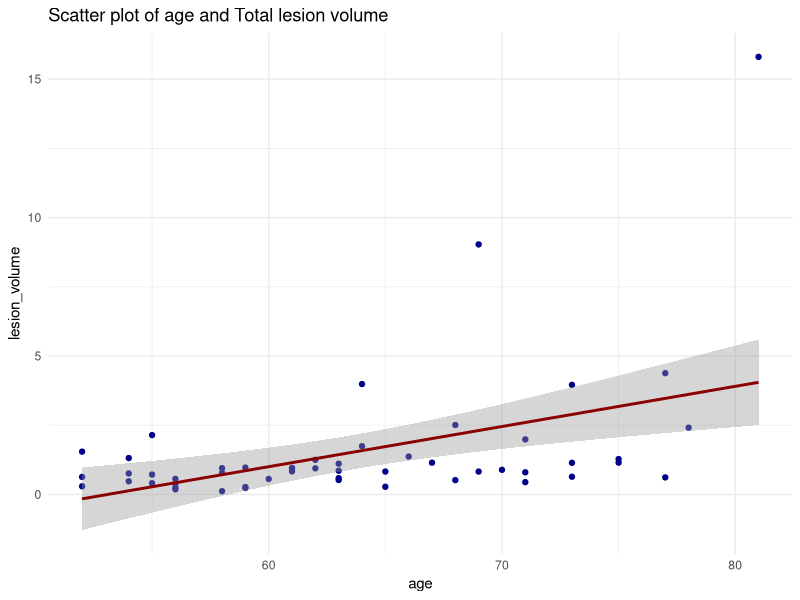
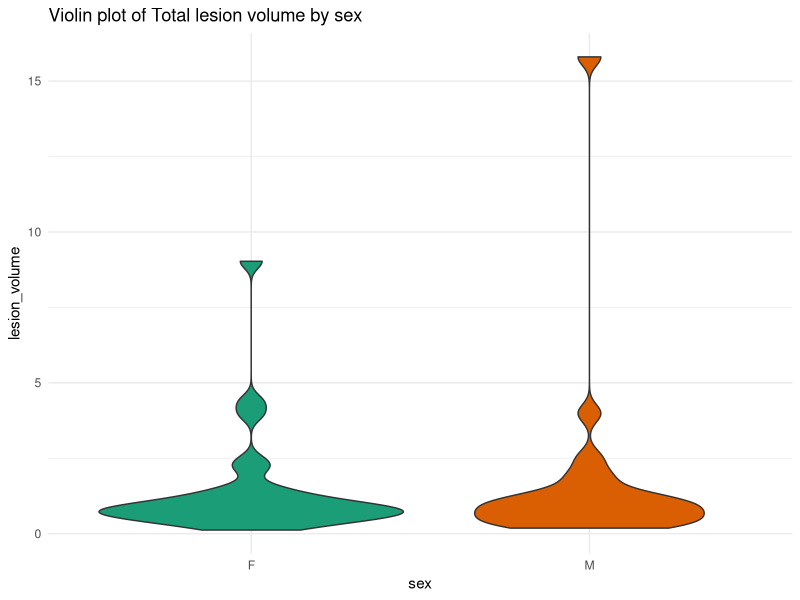
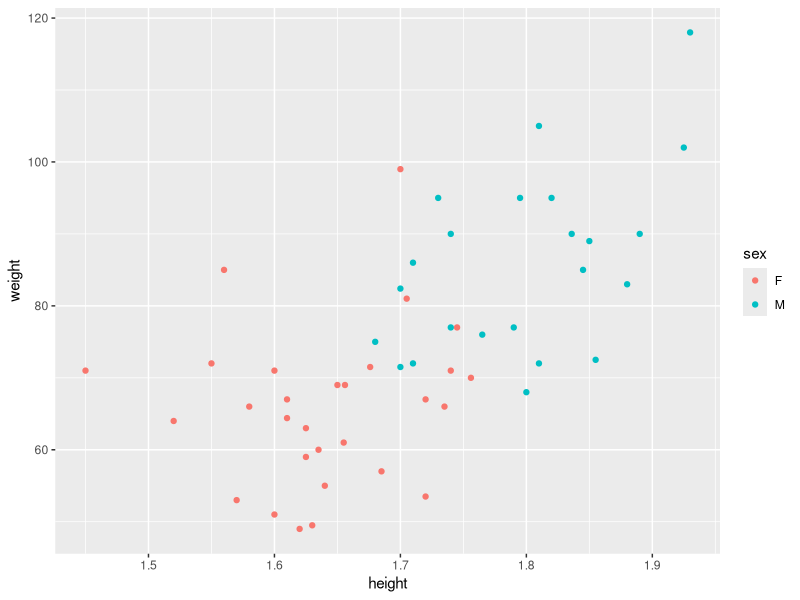
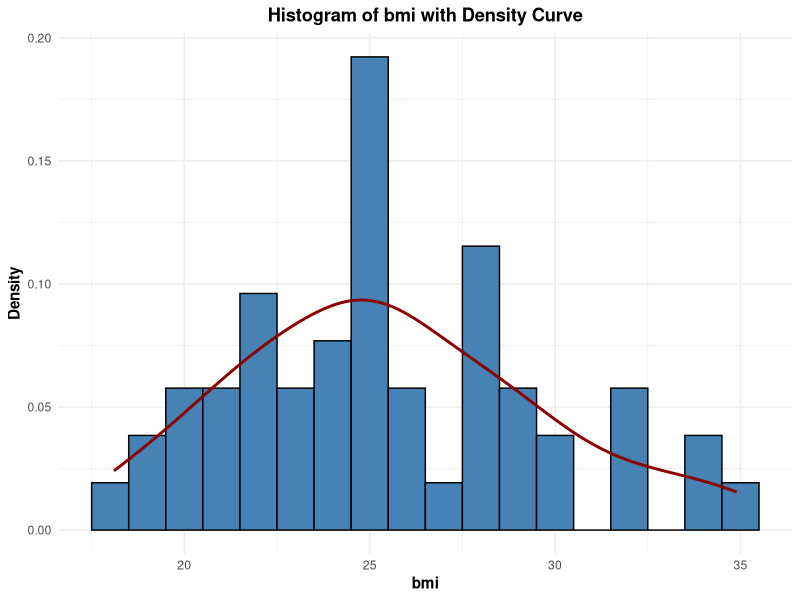
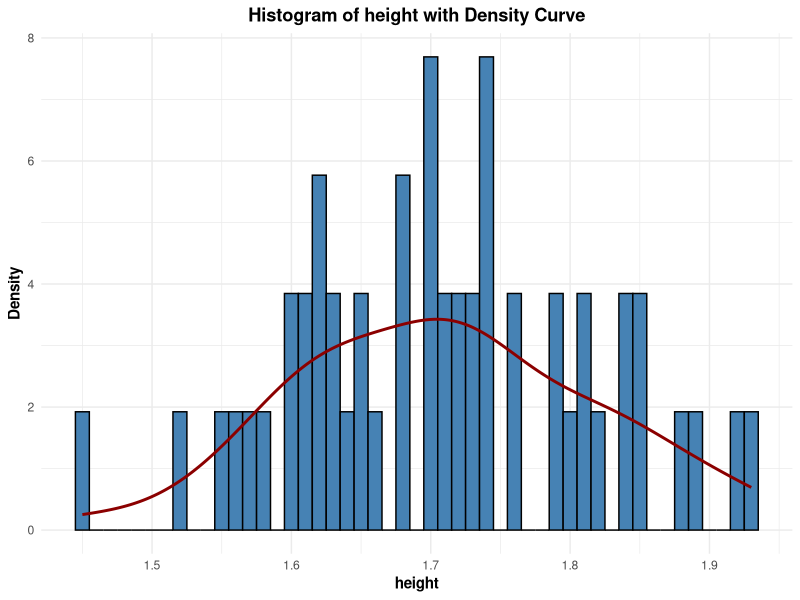
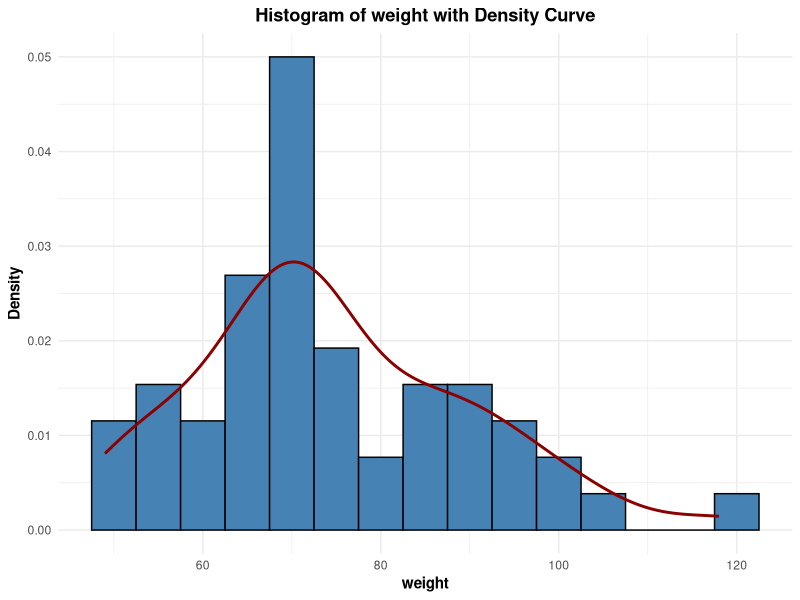
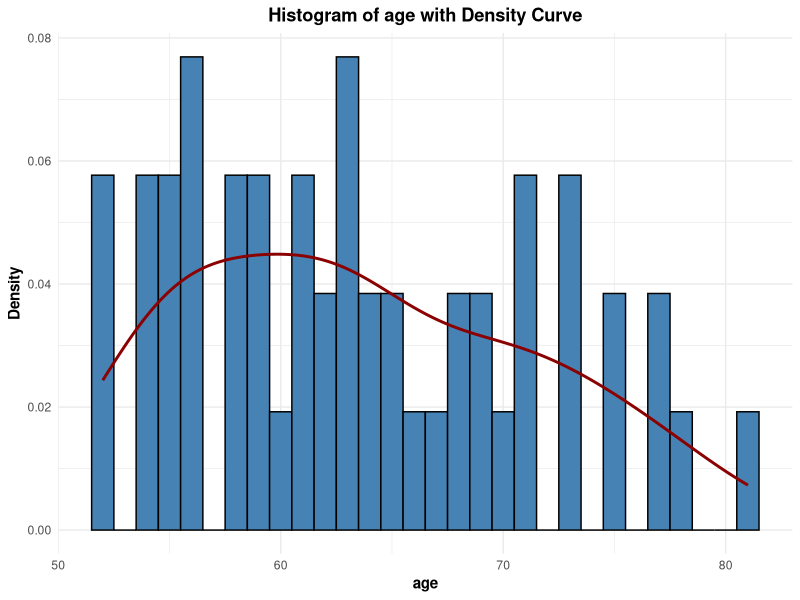
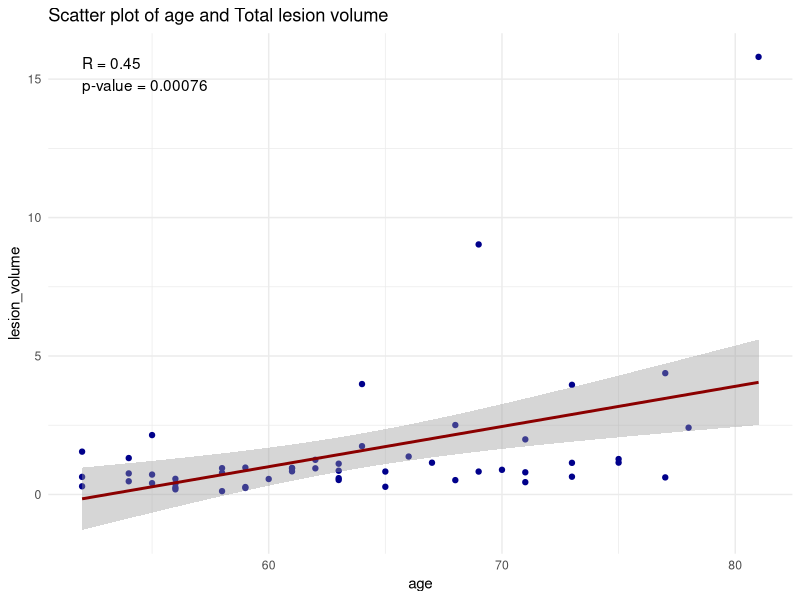

Reproduce these figures in R, in order.
## ---- chunk 1
knitr::opts_chunk$set(echo = TRUE)
## ---- chunk 2
library(tidyverse)
library(ggplot2)
library(rmarkdown)
library(ggpubr)
## ---- chunk 3
data <- read_csv("../data/participant_data.csv")
## ---- chunk 4
head(data)
## ---- chunk 5
summary(data)
## ---- chunk 6
ggplot(data, aes(x = age, y = `lesion_volume`)) +
  geom_point(color = "darkblue") +
  geom_smooth(method = "lm", se = TRUE, color = "darkred", linetype = "solid") +
  labs(title = "Scatter plot of age and Total lesion volume",
       x = "age",
       y = "lesion_volume") +
  theme_minimal()
## ---- chunk 7
ggplot(data, aes(x = sex, y = `lesion_volume`)) +
  geom_violin(aes(fill = sex), scale = "area", trim = TRUE) +
  scale_fill_brewer(palette = "Dark2") +
  labs(title = "Violin plot of Total lesion volume by sex",
       x = "sex",
       y = "lesion_volume") +
  theme_minimal() +
  theme(legend.position = "none")
## ---- chunk 8
g <- ggplot(data, aes(x=height, y=weight, colour=sex))
g <- g + geom_point()
g
## ---- chunk 9
ggplot(data, aes(x = bmi)) +
  geom_histogram(aes(y = after_stat(density)), binwidth = 1, fill = "steelblue", color = "black") +
  geom_density(color = "darkred", linetype = "solid", linewidth = 1) +
  labs(title = "Histogram of bmi with Density Curve",
       x = "bmi",
       y = "Density") +
  theme_minimal() +
  theme(plot.title = element_text(face = "bold", hjust = 0.5),
        axis.title.x = element_text(face = "bold"),
        axis.title.y = element_text(face = "bold"))
## ---- chunk 10
ggplot(data, aes(x = height)) +
  geom_histogram(aes(y = after_stat(density)), binwidth = 0.01, fill = "steelblue", color = "black") +
  geom_density(color = "darkred", linetype = "solid", linewidth = 1) +
  labs(title = "Histogram of height with Density Curve",
       x = "height",
       y = "Density") +
  theme_minimal() +
  theme(plot.title = element_text(face = "bold", hjust = 0.5),
        axis.title.x = element_text(face = "bold"),
        axis.title.y = element_text(face = "bold"))
## ---- chunk 11
ggplot(data, aes(x = weight)) +
  geom_histogram(aes(y = after_stat(density)), binwidth = 5, fill = "steelblue", color = "black") +
  geom_density(color = "darkred", linetype = "solid", linewidth = 1) +
  labs(title = "Histogram of weight with Density Curve",
       x = "weight",
       y = "Density") +
  theme_minimal() +
  theme(plot.title = element_text(face = "bold", hjust = 0.5),
        axis.title.x = element_text(face = "bold"),
        axis.title.y = element_text(face = "bold"))
## ---- chunk 12
ggplot(data, aes(x = age)) +
  geom_histogram(aes(y = after_stat(density)), binwidth = 1, fill = "steelblue", color = "black") +
  geom_density(color = "darkred", linetype = "solid", linewidth = 1) +
  labs(title = "Histogram of age with Density Curve",
       x = "age",
       y = "Density") +
  theme_minimal() +
  theme(plot.title = element_text(face = "bold", hjust = 0.5),
        axis.title.x = element_text(face = "bold"),
        axis.title.y = element_text(face = "bold"))
## ---- chunk 13
group_by(data, sex) %>%
  summarise(
    count = n(),
    mean = mean(height, na.rm = TRUE),
    sd = sd(height, na.rm = TRUE)
  )

group_by(data, sex) %>%
  summarise(
    count = n(),
    mean = mean(weight, na.rm = TRUE),
    sd = sd(weight, na.rm = TRUE)
  )
## ---- chunk 14
women<-data[which(data$sex=="F"),] 
men<-data[which(data$sex=="M"),] 

t.test(women$height, men$height)
t.test(women$weight, men$weight)
## ---- chunk 15
# Calculate linear regression
regression <- lm(`lesion_volume` ~ age, data = data)
r_value <- cor(data$age, data$`lesion_volume`)
p_value <- summary(regression)$coefficients[2, "Pr(>|t|)"]

# Create plot
ggplot(data, aes(x = age, y = `lesion_volume`)) +
  geom_point(color = "darkblue") +
  geom_smooth(method = "lm", se = TRUE, color = "darkred", linetype = "solid") +
  labs(title = "Scatter plot of age and Total lesion volume",
       x = "age",
       y = "lesion_volume") +
  theme_minimal() +
  annotate("text", x = min(data$age), y = max(data$`lesion_volume`),
           label = paste("R = ", round(r_value, 2), "\np-value = ", format.pval(p_value, digits = 2), sep = ""),
           hjust = 0, vjust = 1)
## ---- chunk 16
# Remove 21st and 30th rows
data_removed <- data[-c(21, 30),]

# Perform linear regression
model <- lm(`lesion_volume` ~ age, data = data_removed)
p_value <- summary(model)$coefficients[2, "Pr(>|t|)"]

# Create a scatter plot
ggplot(data_removed, aes(x = age, y = `lesion_volume`)) +
  geom_point(color = "darkblue") +
  geom_smooth(method = "lm", se = TRUE, color = "darkred", linetype = "solid") +
  labs(title = "Scatter plot of age and Total lesion volume",
       x = "age",
       y = "lesion_volume") +
  scale_y_continuous(limits = c(0, 5)) +
  theme_minimal() +
  annotate("text", x = min(data_removed$age), y = 5,
           label = paste("p-value = ", format.pval(p_value, digits = 2), sep = ""),
           hjust = 0, vjust = 1)
## ---- chunk 17
# Perform linear regression for each sex
model_male <- lm(`lesion_volume` ~ age, data = data_removed[data_removed$sex == "M",])
model_female <- lm(`lesion_volume` ~ age, data = data_removed[data_removed$sex == "F",])

# Extract p-values
p_value_male <- summary(model_male)$coefficients[2, "Pr(>|t|)"]
p_value_female <- summary(model_female)$coefficients[2, "Pr(>|t|)"]

# Create a scatter plot separating Males and Females
ggplot(data_removed, aes(x = age, y = `lesion_volume`, color = sex)) +
  geom_point() +
  geom_smooth(method = "lm", se = TRUE, linetype = "solid") +
  labs(title = "Scatter plot of age and Total lesion volume by sex",
       x = "age",
       y = "lesion_volume") +
  scale_y_continuous(limits = c(0, 5)) +
  theme_minimal() +
  annotate("text", x = min(data_removed$age), y = 5,
           label = paste("Males: p-value = ", format.pval(p_value_male, digits = 2), "\nFemales: p-value = ", format.pval(p_value_female, digits = 2), sep = ""),
           hjust = 0, vjust = 1)
## ---- chunk 18
rt_data <- read_csv("../data/rt_data.csv")
## ---- chunk 19
head(rt_data)
## ---- chunk 20
summary(rt_data)
## ---- chunk 21
# Create a theme for scientific publication
theme_publication <- theme_minimal() +
  theme(
    plot.title = element_text(face = "bold", size = 14, hjust = 0.5),
    axis.title = element_text(face = "bold", size = 12),
    axis.text = element_text(size = 10),
    legend.position = "none"
  )

# Plot Age against correct_rt
rt_model <- lm(correct_rt ~ Age, data = rt_data)
rt_p_value <- summary(rt_model)$coefficients[2, "Pr(>|t|)"]

rt_plot <- ggplot(rt_data, aes(x = Age, y = correct_rt)) +
  geom_point(color = "darkblue") +
  geom_smooth(method = "lm", se = FALSE, color = "darkred", linetype = "solid") +
  labs(title = "Reaction Time vs. Age",
       x = "Age",
       y = "Mean Correct Reaction Time (ms)") +
  theme_publication +
  annotate("text", x = min(rt_data$Age), y = max(rt_data$correct_rt),
           label = paste("p-value =", format.pval(rt_p_value, digits = 3)),
           hjust = 0, vjust = 1, size = 4)

# Plot Age against correct_percent
percent_model <- lm(correct_percent ~ Age, data = rt_data)
percent_p_value <- summary(percent_model)$coefficients[2, "Pr(>|t|)"]

percent_plot <- ggplot(rt_data, aes(x = Age, y = correct_percent)) +
  geom_point(color = "darkblue") +
  geom_smooth(method = "lm", se = FALSE, color = "darkred", linetype = "solid") +
  labs(title = "Correct Percentage vs. Age",
       x = "Age",
       y = "Correct Percentage (%)") +
  theme_publication +
  annotate("text", x = min(rt_data$Age), y = max(rt_data$correct_percent),
           label = paste("p-value =", format.pval(percent_p_value, digits = 3)),
           hjust = 0, vjust = 1, size = 4)

# Display the plots
print(rt_plot)
print(percent_plot)
## ---- chunk 22
# Create a theme for scientific publication
theme_publication <- theme_minimal() +
  theme(
    plot.title = element_text(face = "bold", size = 14, hjust = 0.5),
    axis.title = element_text(face = "bold", size = 12),
    axis.text = element_text(size = 10),
    legend.title = element_blank(),
    legend.text = element_text(size = 10),
    legend.position = "bottom"
  )

# Plot Age against correct_rt separated by Sex
rt_model_m <- lm(correct_rt ~ Age, data = rt_data[rt_data$Sex == "M", ])
rt_model_f <- lm(correct_rt ~ Age, data = rt_data[rt_data$Sex == "F", ])
rt_p_value_m <- summary(rt_model_m)$coefficients[2, "Pr(>|t|)"]
rt_p_value_f <- summary(rt_model_f)$coefficients[2, "Pr(>|t|)"]

rt_plot <- ggplot(rt_data, aes(x = Age, y = correct_rt, color = Sex)) +
  geom_point() +
  geom_smooth(method = "lm", se = FALSE, linetype = "solid") +
  labs(title = "Reaction Time vs. Age by Sex",
       x = "Age",
       y = "Correct Reaction Time (ms)") +
  scale_color_manual(values = c("darkblue", "darkred"),
                     labels = c("Female", "Male")) +
  theme_publication +
  annotate("text", x = min(rt_data$Age), y = max(rt_data$correct_rt),
           label = paste("Males: p-value =", format.pval(rt_p_value_m, digits = 3),
                         "\nFemales: p-value =", format.pval(rt_p_value_f, digits = 3)),
           hjust = 0, vjust = 1, size = 4) +
  guides(color = guide_legend(title = "Sex"))

# Plot Age against correct_percent separated by Sex
percent_model_m <- lm(correct_percent ~ Age, data = rt_data[rt_data$Sex == "M", ])
percent_model_f <- lm(correct_percent ~ Age, data = rt_data[rt_data$Sex == "F", ])
percent_p_value_m <- summary(percent_model_m)$coefficients[2, "Pr(>|t|)"]
percent_p_value_f <- summary(percent_model_f)$coefficients[2, "Pr(>|t|)"]

percent_plot <- ggplot(rt_data, aes(x = Age, y = correct_percent, color = Sex)) +
  geom_point() +
  geom_smooth(method = "lm", se = FALSE, linetype = "solid") +
  labs(title = "Correct Percentage vs. Age by Sex",
       x = "Age",
       y = "Correct Percentage (%)") +
  scale_color_manual(values = c("darkblue", "darkred"),
                     labels = c("Female", "Male")) +
  theme_publication +
  annotate("text", x = min(rt_data$Age), y = min(rt_data$correct_percent),
           label = paste("Males: p-value =", format.pval(percent_p_value_m, digits = 3),
                         "\nFemales: p-value =", format.pval(percent_p_value_f, digits = 3)),
           hjust = 0, vjust = 0, size = 4) +
  guides(color = guide_legend(title = "Sex"))

# Display the plots
print(rt_plot)
print(percent_plot)
## ---- chunk 23
# Create a theme for scientific publication
theme_publication <- theme_minimal() +
  theme(
    plot.title = element_text(face = "bold", size = 14, hjust = 0.5),
    axis.title = element_text(face = "bold", size = 12),
    axis.text = element_text(size = 10),
    legend.position = "none"
  )

# Plot lesion_number against correct_percent
model_ln_cp <- lm(correct_percent ~ lesion_number, data = rt_data)
p_value_ln_cp <- summary(model_ln_cp)$coefficients[2, "Pr(>|t|)"]

plot_ln_cp <- ggplot(rt_data, aes(x = lesion_number, y = correct_percent)) +
  geom_point(color = "darkblue", alpha = 0.7) +
  geom_smooth(method = "lm", se = FALSE, color = "darkblue", linetype = "solid") +
  labs(title = "Lesion Number vs. Correct Percentage",
       x = "Lesion Number",
       y = "Correct Percentage (%)") +
  annotate("text", x = max(rt_data$lesion_number), y = max(rt_data$correct_percent),
           label = paste("p-value =", format.pval(p_value_ln_cp, digits = 3)),
           hjust = 1, vjust = 1, size = 4) +
  theme_publication

# Plot lesion_number against correct_rt
model_ln_rt <- lm(correct_rt ~ lesion_number, data = rt_data)
p_value_ln_rt <- summary(model_ln_rt)$coefficients[2, "Pr(>|t|)"]

plot_ln_rt <- ggplot(rt_data, aes(x = lesion_number, y = correct_rt)) +
  geom_point(color = "darkred", alpha = 0.7) +
  geom_smooth(method = "lm", se = FALSE, color = "darkred", linetype = "solid") +
  labs(title = "Lesion Number vs. Correct Reaction Time",
       x = "Lesion Number",
       y = "Correct Reaction Time (ms)") +
  annotate("text", x = max(rt_data$lesion_number), y = max(rt_data$correct_rt),
           label = paste("p-value =", format.pval(p_value_ln_rt, digits = 3)),
           hjust = 1, vjust = 1, size = 4) +
  theme_publication

# Plot lesion_volume against correct_percent
model_lv_cp <- lm(correct_percent ~ lesion_volume, data = rt_data)
p_value_lv_cp <- summary(model_lv_cp)$coefficients[2, "Pr(>|t|)"]
plot_lv_cp <- ggplot(rt_data, aes(x = lesion_volume, y = correct_percent)) +
  geom_point(color = "darkblue", alpha = 0.7) +
  geom_smooth(method = "lm", se = FALSE, color = "darkblue", linetype = "solid") +
  geom_vline(xintercept = 3, color = "red", linetype = "dashed") +  # Add this line
  labs(title = "Lesion Volume vs. Correct Percentage",
       x = "Lesion Volume",
       y = "Correct Percentage (%)") +
  annotate("text", x = max(rt_data$lesion_volume), y = max(rt_data$correct_percent),
           label = paste("p-value =", format.pval(p_value_lv_cp, digits = 3)),
           hjust = 1, vjust = 1, size = 4) +
  theme_publication

# Plot lesion_volume against correct_rt
model_lv_rt <- lm(correct_rt ~ lesion_volume, data = rt_data)
p_value_lv_rt <- summary(model_lv_rt)$coefficients[2, "Pr(>|t|)"]
plot_lv_rt <- ggplot(rt_data, aes(x = lesion_volume, y = correct_rt)) +
  geom_point(color = "darkred", alpha = 0.7) +
  geom_smooth(method = "lm", se = FALSE, color = "darkred", linetype = "solid") +
  geom_vline(xintercept = 3, color = "red", linetype = "dashed") +  # Add this line
  labs(title = "Lesion Volume vs. Correct Reaction Time",
       x = "Lesion Volume",
       y = "Correct Reaction Time (ms)") +
  annotate("text", x = max(rt_data$lesion_volume), y = max(rt_data$correct_rt),
           label = paste("p-value =", format.pval(p_value_lv_rt, digits = 3)),
           hjust = 1, vjust = 1, size = 4) +
  theme_publication

# Display the plots
print(plot_ln_cp)
print(plot_ln_rt)
print(plot_lv_cp)
print(plot_lv_rt)
## ---- chunk 24
# Create a theme for scientific publication
theme_publication <- theme_minimal() +
  theme(
    plot.title = element_text(face = "bold", size = 14, hjust = 0.5),
    axis.title = element_text(face = "bold", size = 12),
    axis.text = element_text(size = 10),
    legend.position = "none"
  )

# Subset the data to exclude lesion_volume greater than 3
rt_data_subset <- subset(rt_data, lesion_volume <= 3)

# Plot lesion_number against correct_percent
model_ln_cp <- lm(correct_percent ~ lesion_number, data = rt_data_subset)
p_value_ln_cp <- summary(model_ln_cp)$coefficients[2, "Pr(>|t|)"]

plot_ln_cp <- ggplot(rt_data_subset, aes(x = lesion_number, y = correct_percent)) +
  geom_point(color = "darkblue", alpha = 0.7) +
  geom_smooth(method = "lm", se = FALSE, color = "darkblue", linetype = "solid") +
  labs(title = "Lesion Number vs. Correct Percentage",
       x = "Lesion Number",
       y = "Correct Percentage (%)") +
  annotate("text", x = max(rt_data_subset$lesion_number), y = max(rt_data_subset$correct_percent),
           label = paste("p-value =", format.pval(p_value_ln_cp, digits = 3)),
           hjust = 1, vjust = 1, size = 4) +
  theme_publication

# Plot lesion_number against correct_rt
model_ln_rt <- lm(correct_rt ~ lesion_number, data = rt_data_subset)
p_value_ln_rt <- summary(model_ln_rt)$coefficients[2, "Pr(>|t|)"]

plot_ln_rt <- ggplot(rt_data_subset, aes(x = lesion_number, y = correct_rt)) +
  geom_point(color = "darkred", alpha = 0.7) +
  geom_smooth(method = "lm", se = FALSE, color = "darkred", linetype = "solid") +
  labs(title = "Lesion Number vs. Correct Reaction Time",
       x = "Lesion Number",
       y = "Correct Reaction Time (ms)") +
  annotate("text", x = max(rt_data_subset$lesion_number), y = max(rt_data_subset$correct_rt),
           label = paste("p-value =", format.pval(p_value_ln_rt, digits = 3)),
           hjust = 1, vjust = 1, size = 4) +
  theme_publication

# Plot lesion_volume against correct_percent
model_lv_cp <- lm(correct_percent ~ lesion_volume, data = rt_data_subset)
p_value_lv_cp <- summary(model_lv_cp)$coefficients[2, "Pr(>|t|)"]

plot_lv_cp <- ggplot(rt_data_subset, aes(x = lesion_volume, y = correct_percent)) +
  geom_point(color = "darkblue", alpha = 0.7) +
  geom_smooth(method = "lm", se = FALSE, color = "darkblue", linetype = "solid") +
  labs(title = "Lesion Volume vs. Correct Percentage",
       x = "Lesion Volume",
       y = "Correct Percentage (%)") +
  annotate("text", x = max(rt_data_subset$lesion_volume), y = max(rt_data_subset$correct_percent),
           label = paste("p-value =", format.pval(p_value_lv_cp, digits = 3)),
           hjust = 1, vjust = 1, size = 4) +
  theme_publication

# Plot lesion_volume against correct_rt
model_lv_rt <- lm(correct_rt ~ lesion_volume, data = rt_data_subset)
p_value_lv_rt <- summary(model_lv_rt)$coefficients[2, "Pr(>|t|)"]

plot_lv_rt <- ggplot(rt_data_subset, aes(x = lesion_volume, y = correct_rt)) +
  geom_point(color = "darkred", alpha = 0.7) +
  geom_smooth(method = "lm", se = FALSE, color = "darkred", linetype = "solid") +
  labs(title = "Lesion Volume vs. Correct Reaction Time",
       x = "Lesion Volume",
       y = "Correct Reaction Time (ms)") +
  annotate("text", x = max(rt_data_subset$lesion_volume), y = max(rt_data_subset$correct_rt),
           label = paste("p-value =", format.pval(p_value_lv_rt, digits = 3)),
           hjust = 1, vjust = 1, size = 4) +
  theme_publication

# Display the plots
print(plot_ln_cp)
print(plot_ln_rt)
print(plot_lv_cp)
print(plot_lv_rt)
## ---- chunk 25
combined_data <- read_csv("../data/correct_rt_data.csv")
## ---- chunk 26
# Create the scatter plot with mean and standard deviation error bars and a trend line
ggplot(combined_data, aes(x = age, y = RT, color = ID)) +
  geom_point(alpha = 0.5) +
  stat_summary(fun.data = "mean_sdl", fun.args = list(mult = 1), geom = "errorbar", width = 0.4, color = "black") +
  stat_summary(fun = "mean", geom = "point", shape = 21, fill = "white", size = 3) +
  geom_smooth(method = "lm", se = TRUE, color = "black", fill = "gray", alpha = 0.2) +
  labs(x = "Age", y = "Reaction Time", color = "ID") +
  theme_classic() +
  guides(color = FALSE)
## ---- chunk 27
library(viridis)

# Create a theme for scientific publication
theme_publication <- theme_minimal() +
  theme(
    text = element_text(family = "Arial", size = 12),
    plot.title = element_text(face = "bold", size = 16, hjust = 0.5),
    axis.title = element_text(face = "bold", size = 14),
    axis.text = element_text(size = 12),
    legend.position = "none",  # This removes the legend
    panel.grid.major = element_line(color = "gray90"),
    panel.grid.minor = element_blank(),
    panel.border = element_rect(color = "black", fill = NA, size = 0.5)
  )

# Create the enhanced plot
ggplot(rt_data, aes(x = Age, y = correct_rt, color = factor(lesion_number))) +
  geom_point(alpha = 0.6, size = 2) +
  stat_summary(fun.data = "mean_sdl", fun.args = list(mult = 1), 
               geom = "errorbar", width = 0.5, color = "black", size = 0.5) +
  stat_summary(fun = "mean", geom = "point", shape = 21, 
               fill = "white", size = 3, color = "black") +
  geom_smooth(method = "lm", se = TRUE, color = "black", 
              fill = "gray", alpha = 0.2, size = 1) +
  scale_color_viridis(discrete = TRUE, option = "D") +
  labs(
    title = "Relationship Between Age and Reaction Time",
    x = "Age (years)",
    y = "Correct Reaction Time (ms)",
    caption = "Error bars represent ±1 SD; Black line shows linear trend"
  ) +
  theme_publication
## ---- chunk 28
library(gridExtra)
library(dplyr)
library(grid)

# Filter out lesion volumes beyond 3
rt_data_filtered <- rt_data %>% filter(lesion_volume <= 3)

# Create a theme for publication
theme_publication <- theme_minimal() +
  theme(
    text = element_text(family = "Arial", size = 10),
    axis.title = element_text(face = "bold", size = 10),
    axis.text = element_text(size = 8),
    legend.position = "none",
    legend.title = element_text(size = 9, face = "bold"),
    legend.text = element_text(size = 8),
    panel.grid.major = element_line(color = "gray90"),
    panel.grid.minor = element_blank(),
    panel.border = element_rect(color = "black", fill = NA, size = 0.5),
    plot.title = element_text(face = "bold", size = 12, hjust = -0.05, vjust = 1.5)
  )

# Plot A: Violin plot of Age by Sex with individual data points
plot_A <- ggplot(rt_data_filtered, aes(x = Sex, y = Age, fill = Sex)) +
  geom_violin(alpha = 0.7) +
  geom_jitter(width = 0.2, alpha = 0.5, aes(color = Sex)) +
  stat_summary(fun = mean, geom = "point", size = 3, color = "black") +
  scale_fill_manual(values = c("blue", "red")) +
  scale_color_manual(values = c("blue", "red")) +
  labs(x = "Sex", y = "Age", title = "A") +
  theme_publication

# Plot B: BMI vs correct_percent
plot_B <- ggplot(rt_data_filtered, aes(x = BMI, y = correct_percent)) +
  geom_point(alpha = 0.5, color = "purple") +
  geom_smooth(method = "lm", se = TRUE, color = "purple", fill = "lavender") +
  labs(x = "BMI", y = "Correct Percentage", title = "B") +
  theme_publication

# Plot C1: Scatter plot with trend lines (lesion number vs correct RT)
plot_C1 <- ggplot(rt_data_filtered, aes(x = lesion_number, y = correct_rt)) +
  geom_point(alpha = 0.5, color = "blue") +
  geom_smooth(method = "lm", se = TRUE, color = "blue", fill = "lightblue") +
  labs(x = "Lesion Number", y = "Correct RT", title = "C") +
  theme_publication

# Plot C2: Scatter plot with trend lines (lesion volume vs correct RT)
plot_C2 <- ggplot(rt_data_filtered, aes(x = lesion_volume, y = correct_rt)) +
  geom_point(alpha = 0.5, color = "red") +
  geom_smooth(method = "lm", se = TRUE, color = "red", fill = "pink") +
  labs(x = "Lesion Volume", y = "Correct RT") +
  theme_publication

# Plot D: Age against correct_percent separated by Sex
plot_D <- ggplot(rt_data_filtered, aes(x = Age, y = correct_percent, color = Sex)) +
  geom_point(alpha = 0.5) +
  geom_smooth(method = "lm", se = TRUE) +
  scale_color_manual(values = c("blue", "red")) +
  labs(x = "Age", y = "Correct Percentage", title = "D") +
  theme_publication +
  theme(legend.position = c(0.85, 0.85), 
        legend.background = element_rect(fill = "white", color = "black"),
        legend.title = element_text(size = 8),
        legend.text = element_text(size = 7),
        legend.key.size = unit(0.5, "lines"))

# Combine plots
final_plot <- grid.arrange(
  plot_A, plot_C1, plot_C2,
  plot_B, plot_D,
  layout_matrix = rbind(c(1,2,3), c(4,5,5)),
  widths = c(1, 1, 1),
  heights = c(1, 1)
)
